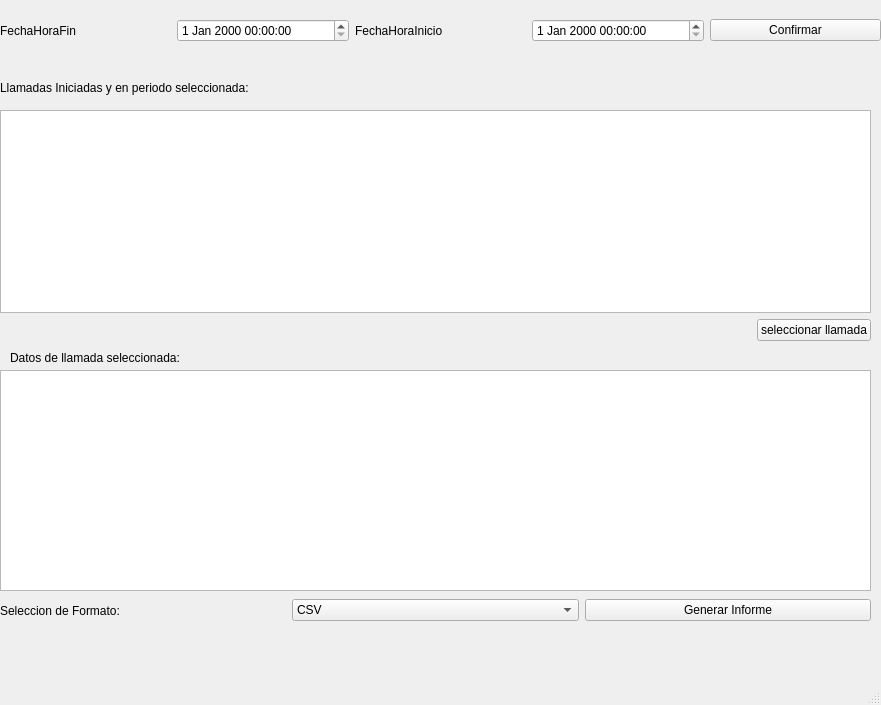
<?xml version="1.0" encoding="UTF-8"?>
<ui version="4.0">
 <class>PantallaConsultarEncuesta</class>
 <widget class="QMainWindow" name="PantallaConsultarEncuesta">
  <property name="geometry">
   <rect>
    <x>0</x>
    <y>0</y>
    <width>881</width>
    <height>705</height>
   </rect>
  </property>
  <property name="windowTitle">
   <string>MainWindow</string>
  </property>
  <widget class="QWidget" name="centralwidget">
   <widget class="QWidget" name="horizontalLayoutWidget">
    <property name="geometry">
     <rect>
      <x>0</x>
      <y>0</y>
      <width>881</width>
      <height>61</height>
     </rect>
    </property>
    <layout class="QHBoxLayout" name="horizontalLayout">
     <item>
      <widget class="QLabel" name="fechaHoraInicio_lbl">
       <property name="text">
        <string>FechaHoraFin</string>
       </property>
      </widget>
     </item>
     <item>
      <widget class="QDateTimeEdit" name="fechaInicio_input"/>
     </item>
     <item>
      <widget class="QLabel" name="fechaHoraFin_lbl">
       <property name="text">
        <string>FechaHoraInicio</string>
       </property>
      </widget>
     </item>
     <item>
      <widget class="QDateTimeEdit" name="fechaFin_input"/>
     </item>
     <item>
      <widget class="QPushButton" name="pushButton">
       <property name="text">
        <string>Confirmar</string>
       </property>
      </widget>
     </item>
    </layout>
   </widget>
   <widget class="QWidget" name="verticalLayoutWidget">
    <property name="geometry">
     <rect>
      <x>0</x>
      <y>110</y>
      <width>871</width>
      <height>231</height>
     </rect>
    </property>
    <layout class="QVBoxLayout" name="verticalLayout">
     <item>
      <widget class="QTableWidget" name="llamadas_tbl"/>
     </item>
     <item>
      <layout class="QGridLayout" name="gridLayout">
       <item row="0" column="0">
        <spacer name="horizontalSpacer">
         <property name="orientation">
          <enum>Qt::Horizontal</enum>
         </property>
         <property name="sizeHint" stdset="0">
          <size>
           <width>40</width>
           <height>20</height>
          </size>
         </property>
        </spacer>
       </item>
       <item row="0" column="1">
        <widget class="QPushButton" name="selectLlamada_btn">
         <property name="text">
          <string>seleccionar llamada</string>
         </property>
        </widget>
       </item>
      </layout>
     </item>
    </layout>
   </widget>
   <widget class="QTableView" name="llamadaSelected_tbl">
    <property name="geometry">
     <rect>
      <x>0</x>
      <y>370</y>
      <width>871</width>
      <height>221</height>
     </rect>
    </property>
   </widget>
   <widget class="QLabel" name="llamadasEnPeriodo_lbl">
    <property name="geometry">
     <rect>
      <x>0</x>
      <y>80</y>
      <width>331</width>
      <height>16</height>
     </rect>
    </property>
    <property name="text">
     <string>Llamadas Iniciadas y en periodo seleccionada:</string>
    </property>
   </widget>
   <widget class="QLabel" name="datoLlamada_lbl">
    <property name="geometry">
     <rect>
      <x>10</x>
      <y>350</y>
      <width>231</width>
      <height>16</height>
     </rect>
    </property>
    <property name="text">
     <string>Datos de llamada seleccionada:</string>
    </property>
   </widget>
   <widget class="QWidget" name="horizontalLayoutWidget_2">
    <property name="geometry">
     <rect>
      <x>0</x>
      <y>590</y>
      <width>871</width>
      <height>41</height>
     </rect>
    </property>
    <layout class="QHBoxLayout" name="horizontalLayout_2">
     <item>
      <widget class="QLabel" name="formato_lbl">
       <property name="text">
        <string>Seleccion de Formato:</string>
       </property>
      </widget>
     </item>
     <item>
      <widget class="QComboBox" name="formato_input">
       <property name="toolTip">
        <string>&lt;html&gt;&lt;head/&gt;&lt;body&gt;&lt;p&gt;Formato de informe&lt;/p&gt;&lt;/body&gt;&lt;/html&gt;</string>
       </property>
       <item>
        <property name="text">
         <string>CSV</string>
        </property>
       </item>
       <item>
        <property name="text">
         <string>Impreso</string>
        </property>
       </item>
      </widget>
     </item>
     <item>
      <widget class="QPushButton" name="confirmar_btn">
       <property name="text">
        <string>Generar Informe</string>
       </property>
      </widget>
     </item>
    </layout>
   </widget>
  </widget>
  <widget class="QStatusBar" name="statusbar"/>
 </widget>
 <resources/>
 <connections/>
</ui>
